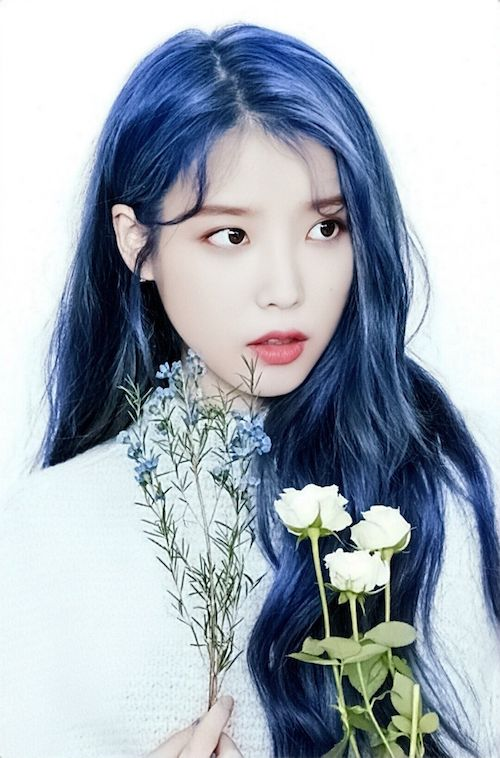
#> input picture Resources/iu1.jpg, 500 x 758 px
$ python chapter1.py
#> lines starting #> are read from the running program, lines starting #| are printed output that depends on the picture; after the words box and inside, x2 and y2 are one past the last pixel; in counts of white or black regions, pixels touching at a corner belong together
import cv2
import numpy as np

img = cv2.imread("Resources/iu1.jpg")
#> img is the input picture: shape (758, 500, 3); mean B, G, R 183.7, 172.9, 163.2
kernel = np.ones((5, 5), np.uint8)

imgGray = cv2.cvtColor(img, cv2.COLOR_BGR2GRAY)
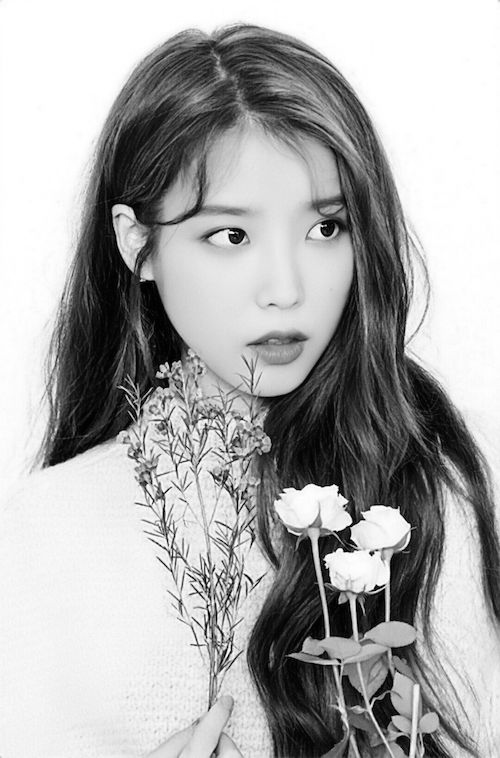
#> imgGray: shape (758, 500); min 0, max 255, mean 171.2
imgBlur = cv2.GaussianBlur(img, (7, 7), 0)
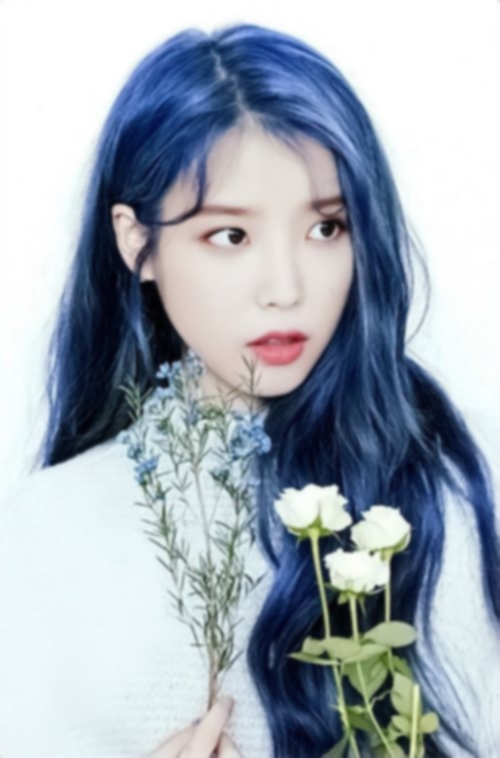
#> imgBlur: shape (758, 500, 3); mean B, G, R 183.7, 172.9, 163.2
imgCanny = cv2.Canny(img, 100, 255)
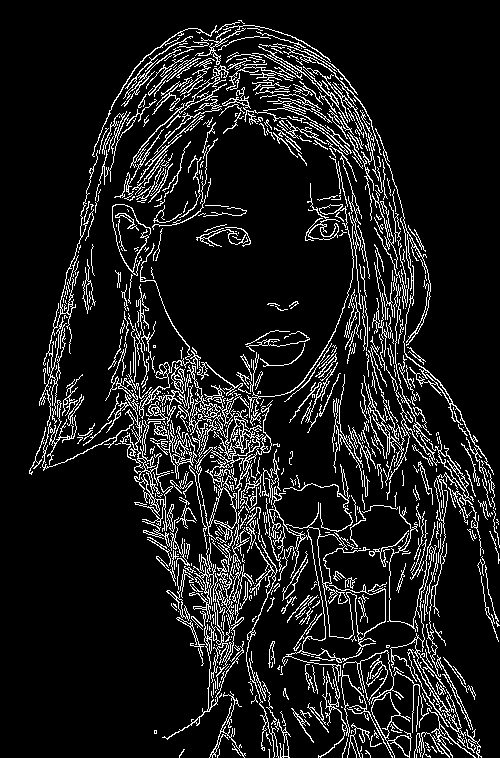
#> imgCanny: shape (758, 500); 10.9% white in thin lines or dots
imgDialation = cv2.dilate(imgCanny, kernel, iterations=1)
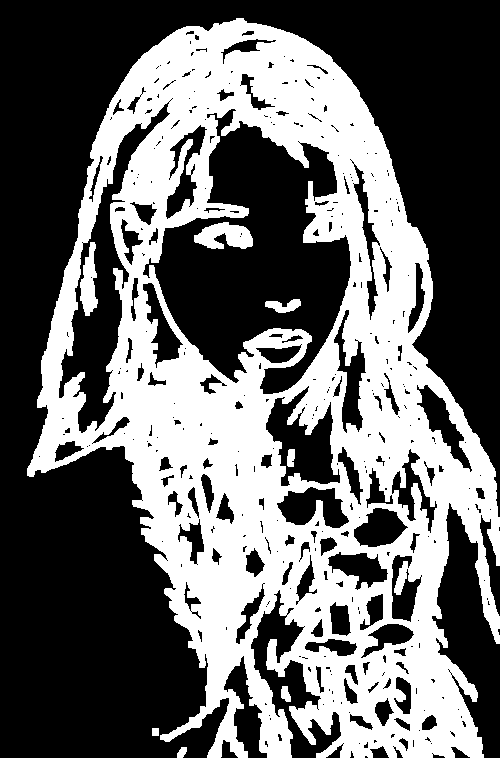
#> imgDialation: shape (758, 500); 40.5% white; 8 white regions, largest, box (x1, y1, x2, y2) and area: (27, 18, 500, 758) 151078, (194, 222, 253, 249) 1071, (80, 242, 98, 316) 812
imgEroded = cv2.erode(imgDialation, kernel, iterations=1)
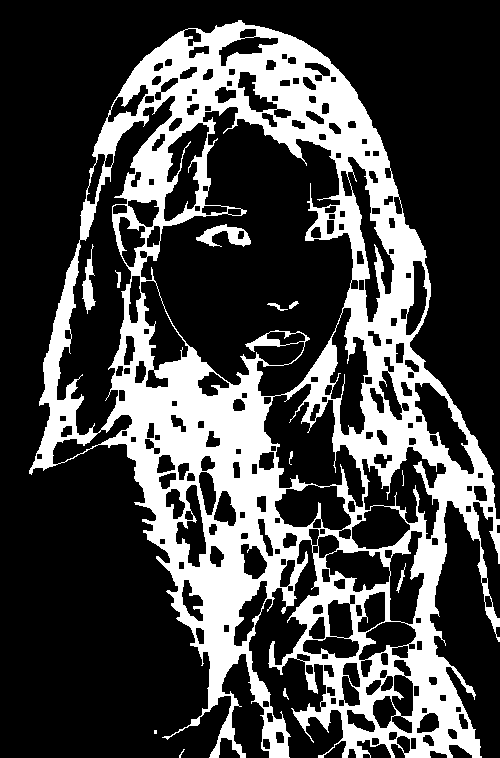
#> imgEroded: shape (758, 500); 27.4% white; 12 white regions (3 under 20 px), largest, box (x1, y1, x2, y2) and area: (29, 20, 500, 758) 102321, (196, 224, 251, 247) 595, (82, 244, 96, 314) 416


cv2.imshow("Canny Image1", imgCanny)
cv2.imshow("Dialation Image", imgDialation)
cv2.imshow("Eroded Image", imgEroded)


cv2.waitKey(0)
